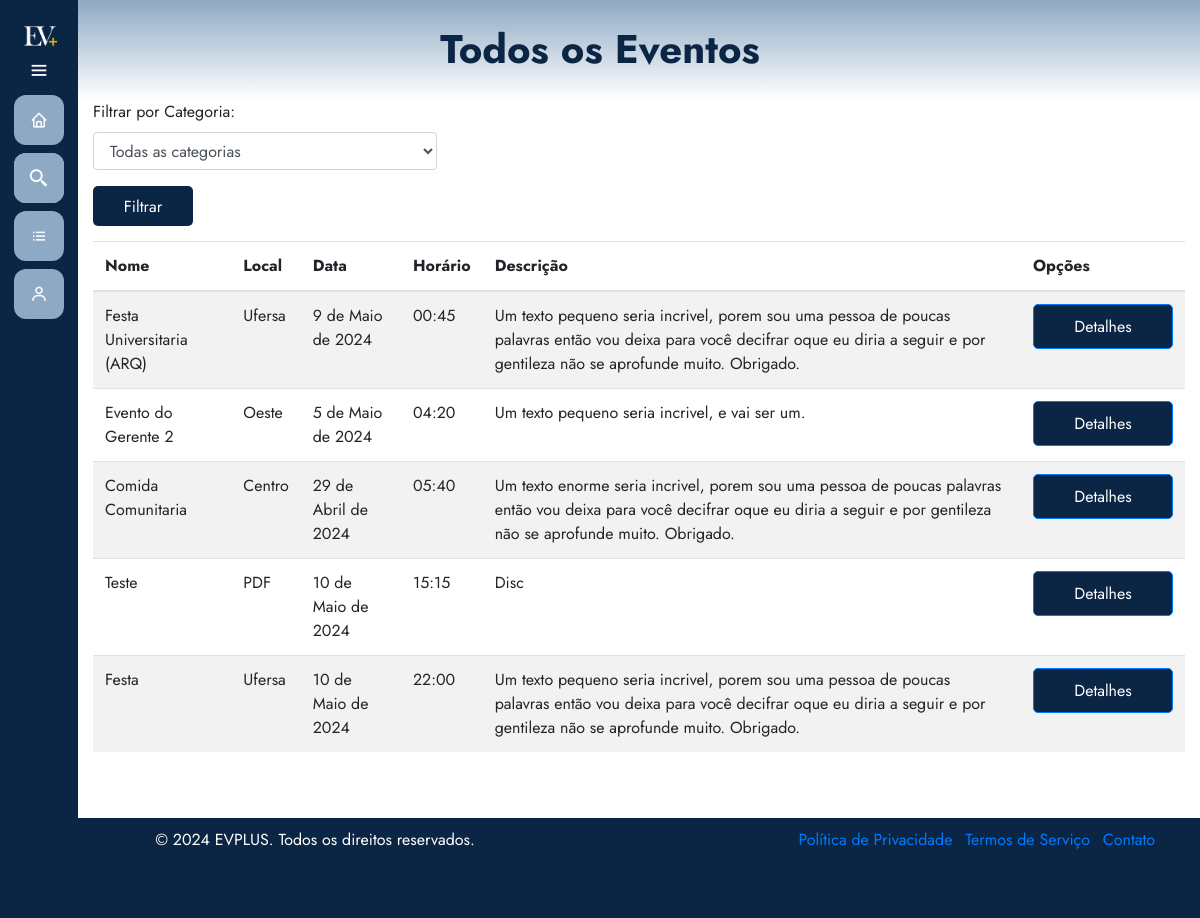
Before: /eventos/todos-eventos/ with the older database file.
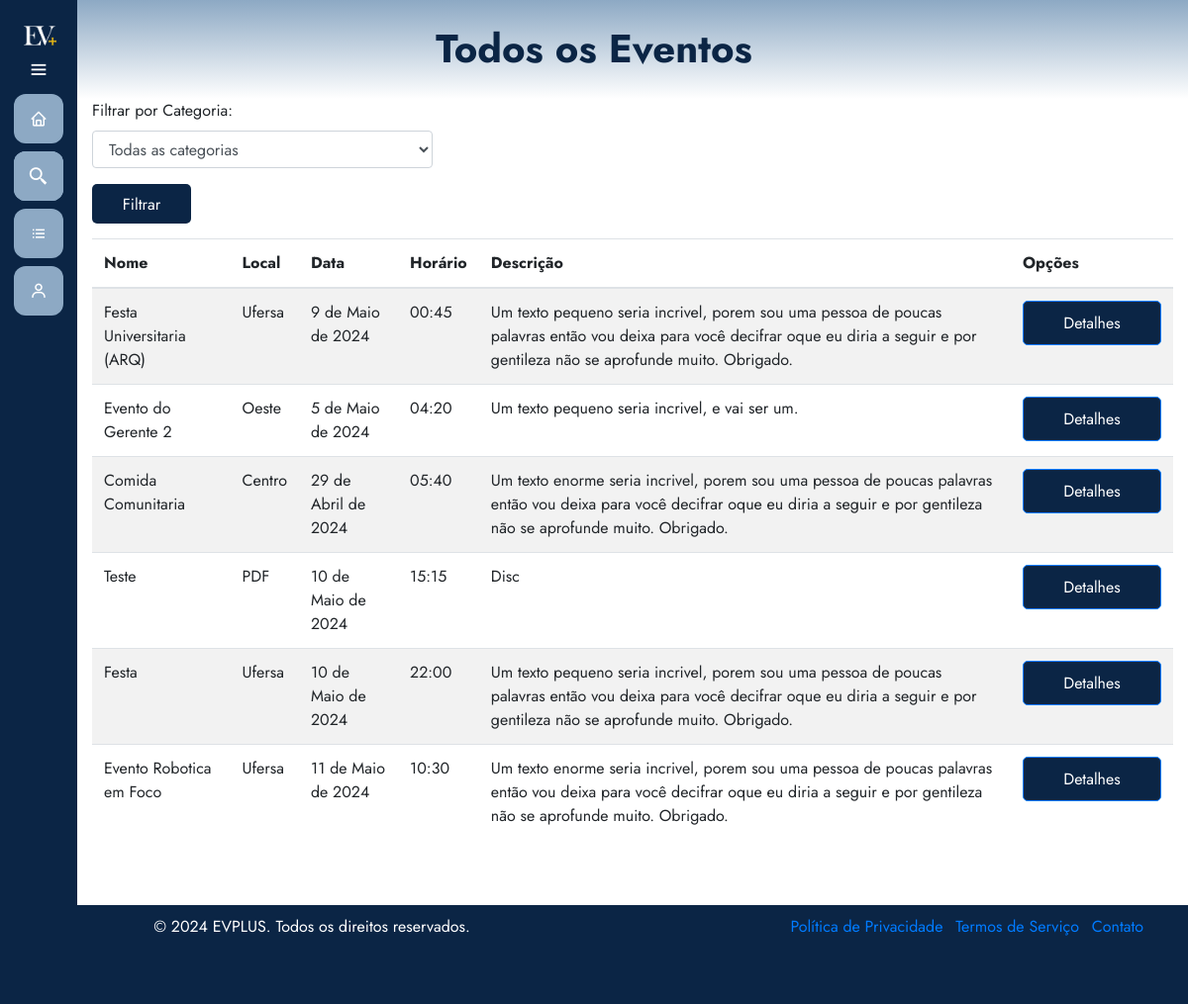
After: the same page with the newer database file.
### eventos/models.py (models this page shows, shortened)
class Evento(models.Model):
    user = models.ForeignKey(User, on_delete=models.CASCADE)
    clients = models.ManyToManyField(User, through='Inscricao', related_name='eventos')
    name = models.CharField(max_length=100)
    description = models.TextField()
    local = models.CharField(max_length=100)
    date = models.DateField()
    time = models.TimeField()
    category = models.CharField(max_length=100)
    banner = models.ImageField(null=True, blank=True, upload_to='images/')

### eventos/views.py (the view)
# urls.py: path('todos-eventos/', views.listarTodosEventos, name='todos_eventos'),
def listarTodosEventos(request):
    exibir_sidebar = True
    categoria = request.GET.get('categoria')
    if categoria:
        eventosDisponiveis = Evento.objects.filter(category=categoria)
    else:
        eventosDisponiveis = Evento.objects.all()
    return render(request, 'todosEventos.html', {'eventos': eventosDisponiveis, 'exibir_sidebar': exibir_sidebar})

### eventos/templates/todosEventos.html (shortened to what this page needs)
{% extends 'base.html' %}
{% load static %}
{% block 'head' %}
    <link rel="stylesheet" href="{% static 'eventos/css/meuseventos.css' %}">
{% endblock %}
{% block 'dashboard' %}
    <div class="container">
        <div class="row">
            <div class="col-md-4">
                <form method="GET" action="{% url 'eventos:todos_eventos' %}">
                    <div class="form-group">
                        <label for="categoria">Filtrar por Categoria:</label>
                        <select class="form-control" id="categoria" name="categoria">
                            <option value="">Todas as categorias</option>
                        </select>
                    </div>
                    <button type="submit" class="btn btn-filter">Filtrar</button>
                </form>
            </div>
        </div>
        <div class="row">
            <div class="col-md-12">
                <div class="panel panel-default">
                    <div class="panel-body">
                        <div class="table-responsive">
                            <table class="table table-striped">
                                <thead>
                                    <tr>
                                        <th>Nome</th>
                                        <th>Local</th>
                                        <th>Data</th>
                                        <th>Horário</th>
                                        <th>Descrição</th>
                                        <th>Opções</th>
                                    </tr>
                                </thead>
                                <tbody>
                                    {% for evento in eventos %}
                                        <tr>
                                            <td>{{ evento.name }}</td>
                                            <td>{{ evento.local }}</td>
                                            <td>{{ evento.date }}</td>
                                            <td>{{ evento.time }}</td>
                                            <td>{{ evento.description }}</td>
                                            <td>
                                                <a href="{% url 'eventos:detalhes_evento' evento.id %}" class="btn btn-primary">Detalhes</a>
                                            </td>
                                        </tr>
                                    {% endfor %}
                                </tbody>
                            </table>
                        </div>
                    </div>
                </div>
            </div>
        </div>
    </div>
{% endblock %}

### templates/base.html (shortened to what this page needs)
{% load static %}
<!doctype html>
<html lang="pt-BR">
<head>
  <link rel="stylesheet" href="https://cdn.jsdelivr.net/npm/bootstrap@4.6.1/dist/css/bootstrap.min.css">
  <link rel="stylesheet" href="{% static 'general/css/base.css' %}">
  <link rel="stylesheet" href="{% static 'general/css/general.css' %}">
  <link href='https://unpkg.com/boxicons@2.0.7/css/boxicons.min.css' rel='stylesheet'>
  {% block 'head' %}{% endblock %}
</head>
<body>
  <div class="page-topo" id="page-topo">
    <h1 class="main-title" id="page-topo-title"></h1>
  </div>
  {% if exibir_sidebar %}
  <div class="sidebar">
    <a href="{% url 'home' %}">
      <div class="logo-details">
          <img src="{% static 'images/LOGO.png' %}" alt="Logo" class="logo">
        </a>
          <i class='bx bx-menu' id="btn" ></i>
      </div>
      <ul class="nav-list">
      <li>
        <a href="{% url 'home' %}">
          <i class='bx bx-home'></i>
        </a>
      </li>
      <li>
      <a href="#">
        <i class='bx bx-search-alt-2 bx-search'></i>
      </a>
      </li>
      <li>
        <a href="{% url 'eventos:todos_eventos' %}">
          <i class='bx bx-list-ul'></i>
        </a>
      </li>
      <li>
        <a href="{% url 'conta' %}">
          <i class='bx bx-user'></i>
        </a>
      </li>
    </ul>
  {% endif %}
  <section class="home-section">
    {% block 'dashboard' %}
    {% endblock %}
  </section>
  <footer class="footer">
    <div class="container">
        <div class="row">
            <div class="col-md-6">
                <p>&copy; 2024 EVPLUS. Todos os direitos reservados.</p>
            </div>
            <div class="col-md-6 text-md-right">
                <ul class="list-inline">
                    <li class="list-inline-item"><a href="#">Política de Privacidade</a></li>
                    <li class="list-inline-item"><a href="#">Termos de Serviço</a></li>
                    <li class="list-inline-item"><a href="#">Contato</a></li>
                </ul>
            </div>
        </div>
    </div>
  </footer>
</body>
</html>

### templates/static/general/css/base.css (style rules this page uses)
* { margin: 0; padding: 0; box-sizing: border-box; font-family: "Jost" , sans-serif; }
.main-title { position: relative; color: var(--dark-color); font-size: 40px; top: 25px; font-weight: bold; text-align: center; z-index: 3; }
.page-topo { position: relative; width: 100%; height: 100px; background-image: linear-gradient(to bottom, var(--main-color), white); z-index: 2; }
.sidebar { position: fixed; left: 0; top: 0; height: 100%; width: 78px; background: var(--dark-color); padding: 6px 14px; z-index: 99; transition: all 0.5s ease; }
.sidebar .logo-details { height: 60px; display: flex; align-items: center; position: relative; }
.sidebar .logo-details #btn { position: absolute; top: 50%; right: 0; transform: translateY(-50%); font-size: 22px; transition: all 0.4s ease; font-size: 23px; text-align: center; cursor: pointer; transition: all 0.5s ease; }
.sidebar i { color: #fff; height: 60px; min-width: 50px; font-size: 28px; text-align: center; line-height: 60px; }
.sidebar .nav-list { margin-top: 20px; height: 100%; }
.sidebar li { position: relative; margin: 8px 0; list-style: none; }
.sidebar .bx-search { position: relative; transform: translateY(-50%); font-size: 22px; background: var(--main-color); color: #FFF; margin-top: 25px; margin-bottom: -25px; }
.sidebar li a { display: flex; height: 100%; width: 100%; border-radius: 12px; align-items: center; text-decoration: none; transition: all 0.4s ease; background: var(--main-color); }
.sidebar li i { height: 50px; line-height: 50px; font-size: 18px; border-radius: 12px; }
.home-section { position: relative; min-height: 80vh; top: 0; background: white; left: 78px; width: calc(100% - 78px); transition: all 0.5s ease; z-index: 2; }
.logo-details { position: relative; top: 0; left: 0; background-color: var(--dark-color); padding: 5px 14px 25px 10px; z-index: 1000; }
.logo { max-height: 20px; transition: max-height 0.5s ease; }
.sidebar { padding-top: 15px; }
.sidebar .logo-details #btn { position: absolute; top: 55px; right: 0px; font-size: 22px; transition: all 0.4s ease; text-align: center; cursor: pointer; }
.footer { position: relative; bottom: 0; width: 100%; height: 100px; background-color: var(--dark-color); color: white; text-align: center; padding-top: 10px; z-index: 1000; margin-top: 50px; }

### templates/static/general/css/general.css (style rules this page uses)
:root { --main-color: #8da9c4; --dark-color: #0b2545; --light-color: #eef4ed; --contrast-color: #467afd; --differential-color: #134074; }

### templates/static/eventos/css/meuseventos.css (style rules this page uses)
.btn-primary { height: 45px; width: 140px; background-color: var(--dark-color); padding: 10px; border-radius: 5px; color: white; }
.btn-filter { height: 40px; width: 100px; background-color: var(--dark-color); padding: 8px; border-radius: 5px; color: white; margin-bottom: 15px; }

Changed rows visible on the page:
added Evento: name "Evento Robotica em Foco", local "Ufersa", date "11 de Maio de 2024", time "10:30", description "Um texto enorme seria incrivel, porem sou uma pessoa de poucas palavras então vou deixa para você decifrar oque eu diria a seguir e por gentileza não se aprofunde muito. Obrigado."
